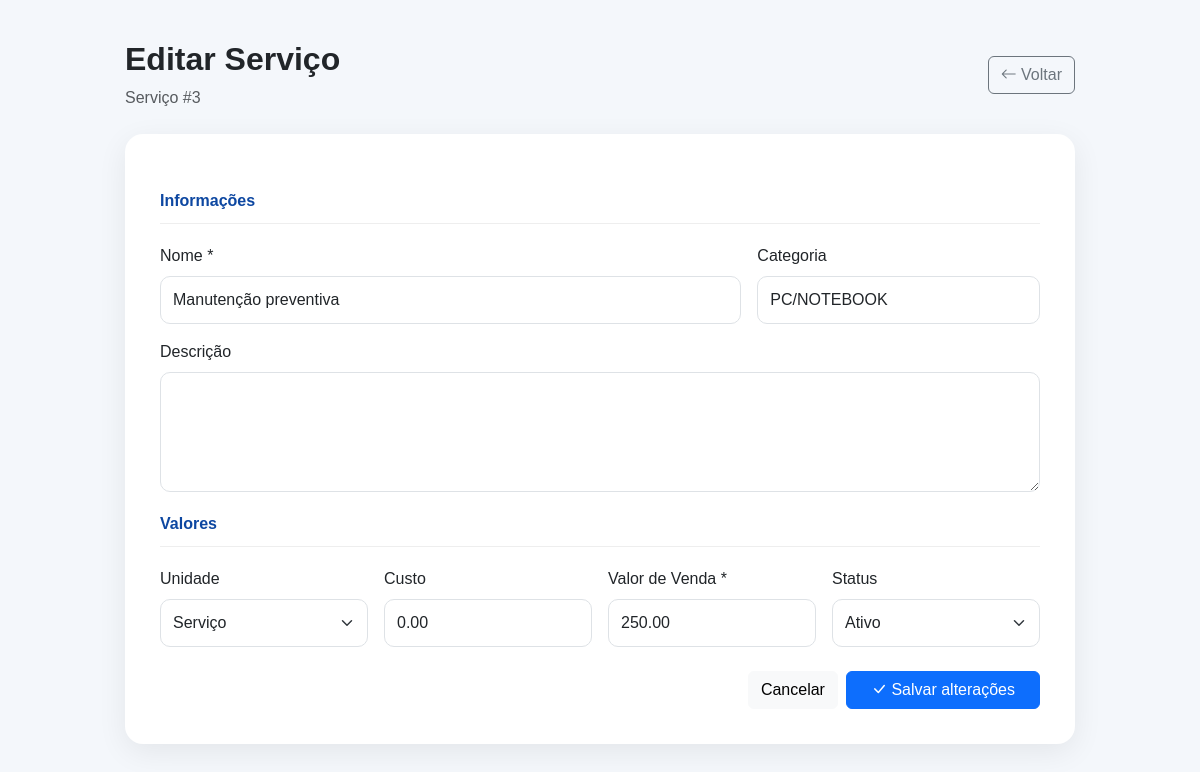
/servicos/editar.php?id=3 (signed in), run on the app's committed database.
### tables this page shows
CREATE TABLE `servicos` (
  `id` int(11) NOT NULL,
  `nome` varchar(150) NOT NULL,
  `descricao` text DEFAULT NULL,
  `categoria` varchar(100) DEFAULT NULL,
  `unidade` varchar(50) DEFAULT 'Serviço',
  `valor` decimal(10,2) NOT NULL DEFAULT 0.00,
  `custo` decimal(10,2) NOT NULL DEFAULT 0.00,
  `status` enum('ativo','inativo') DEFAULT 'ativo',
  `criado_em` timestamp NOT NULL DEFAULT current_timestamp(),
  `atualizado_em` timestamp NOT NULL DEFAULT current_timestamp() ON UPDATE current_timestamp()
);

### servicos/editar.php (the view, shortened to what this page needs)
<?php
require_once "../config/database.php";
$id = filter_input(
    INPUT_GET,
    "id",
    FILTER_VALIDATE_INT
);
$stmt = $pdo->prepare("
    SELECT *
    FROM servicos
    WHERE id = :id
    LIMIT 1
");
$stmt->execute([
    ":id" => $id
]);
$servico = $stmt->fetch();
?>
<!DOCTYPE html>
<html lang="pt-BR">
<head>
    <link
        href="https://cdn.jsdelivr.net/npm/bootstrap@5.3.3/dist/css/bootstrap.min.css"
        rel="stylesheet"
    >
    <link
        rel="stylesheet"
        href="https://cdn.jsdelivr.net/npm/bootstrap-icons@1.11.3/font/bootstrap-icons.min.css"
    >
</head>
<body>
<div class="container-form">
    <div
        class="d-flex justify-content-between align-items-center mb-4"
    >
        <div>
            <h2 class="fw-bold">
                Editar Serviço
            </h2>
            <div class="text-muted">
                Serviço #<?= $servico["id"] ?>
            </div>
        </div>
        <a
            href="index.php"
            class="btn btn-outline-secondary"
        >
            <i class="bi bi-arrow-left"></i>
            Voltar
        </a>
    </div>
    <div class="form-box">
        <form
            action="atualizar.php"
            method="POST"
        >
            <div class="section-title">
                Informações
            </div>
            <div class="row g-3">
                <div class="col-md-8">
                    <label class="form-label">
                        Nome *
                    </label>
                    <input
                        type="text"
                        name="nome"
                        class="form-control"
                        required
                        value="<?= htmlspecialchars($servico["nome"]) ?>"
                    >
                </div>
                <div class="col-md-4">
                    <label class="form-label">
                        Categoria
                    </label>
                    <input
                        type="text"
                        name="categoria"
                        class="form-control"
                        value="<?= htmlspecialchars($servico["categoria"] ?? "") ?>"
                    >
                </div>
                <div class="col-md-12">
                    <label class="form-label">
                        Descrição
                    </label>
                    <textarea
                        name="descricao"
                        class="form-control"
                    ><?= htmlspecialchars($servico["descricao"] ?? "") ?></textarea>
                </div>
            </div>
            <div class="section-title">
                Valores
            </div>
            <div class="row g-3">
                <div class="col-md-3">
                    <label class="form-label">
                        Unidade
                    </label>
                    <select
                        name="unidade"
                        class="form-select"
                    >
                        <?php
                        $unidades = [
                            "Serviço",
                            "Hora",
                            "Diária",
                            "Unidade",
                            "Metro",
                            "M²",
                            "Pacote"
                        ];
                        foreach ($unidades as $unidade):
                        ?>
                            <option
                                value="<?= htmlspecialchars($unidade) ?>"
                                <?= $servico["unidade"] === $unidade ? "selected" : "" ?>
                            >
                                <?= htmlspecialchars($unidade) ?>
                            </option>
                        <?php endforeach; ?>
                    </select>
                </div>
                <div class="col-md-3">
                    <label class="form-label">
                        Custo
                    </label>
                    <input
                        type="number"
                        step="0.01"
                        min="0"
                        name="custo"
                        class="form-control"
                        value="<?= htmlspecialchars($servico["custo"]) ?>"
                    >
                </div>
                <div class="col-md-3">
                    <label class="form-label">
                        Valor de Venda *
                    </label>
                    <input
                        type="number"
                        step="0.01"
                        min="0"
                        name="valor"
                        class="form-control"
                        required
                        value="<?= htmlspecialchars($servico["valor"]) ?>"
                    >
                </div>
                <div class="col-md-3">
                    <label class="form-label">
                        Status
                    </label>
                    <select
                        name="status"
                        class="form-select"
                    >
                        <option
                            value="ativo"
                            <?= $servico["status"] === "ativo" ? "selected" : "" ?>
                        >
                            Ativo
                        </option>
                    </select>
                </div>
            </div>
            <div
                class="mt-4 d-flex justify-content-end gap-2"
            >
                <a
                    href="index.php"
                    class="btn btn-light"
                >
                    Cancelar
                </a>
                <button
                    type="submit"
                    class="btn btn-primary px-4"
                >
                    <i class="bi bi-check-lg"></i>
                    Salvar alterações
                </button>
            </div>
        </form>
    </div>
</div>
</body>
</html>

### servicos/editar.php (style rules this page uses)
body { background: #f4f7fb; font-family: Arial, Helvetica, sans-serif; }
.container-form { max-width: 950px; margin: 40px auto; }
.form-box { background: white; padding: 35px; border-radius: 18px; box-shadow: 0 8px 30px rgba(0,0,0,0.07); }
.section-title { border-bottom: 1px solid #eee; padding-bottom: 10px; margin: 20px 0; color: #0d47a1; font-weight: bold; }
.form-control, .form-select { min-height: 48px; border-radius: 10px; }
textarea.form-control { min-height: 120px; }

### data on the page
servicos: id "3", nome "Manutenção preventiva", categoria "PC/NOTEBOOK", unidade "Serviço", custo "0.00", valor "250.00", status "Ativo"
